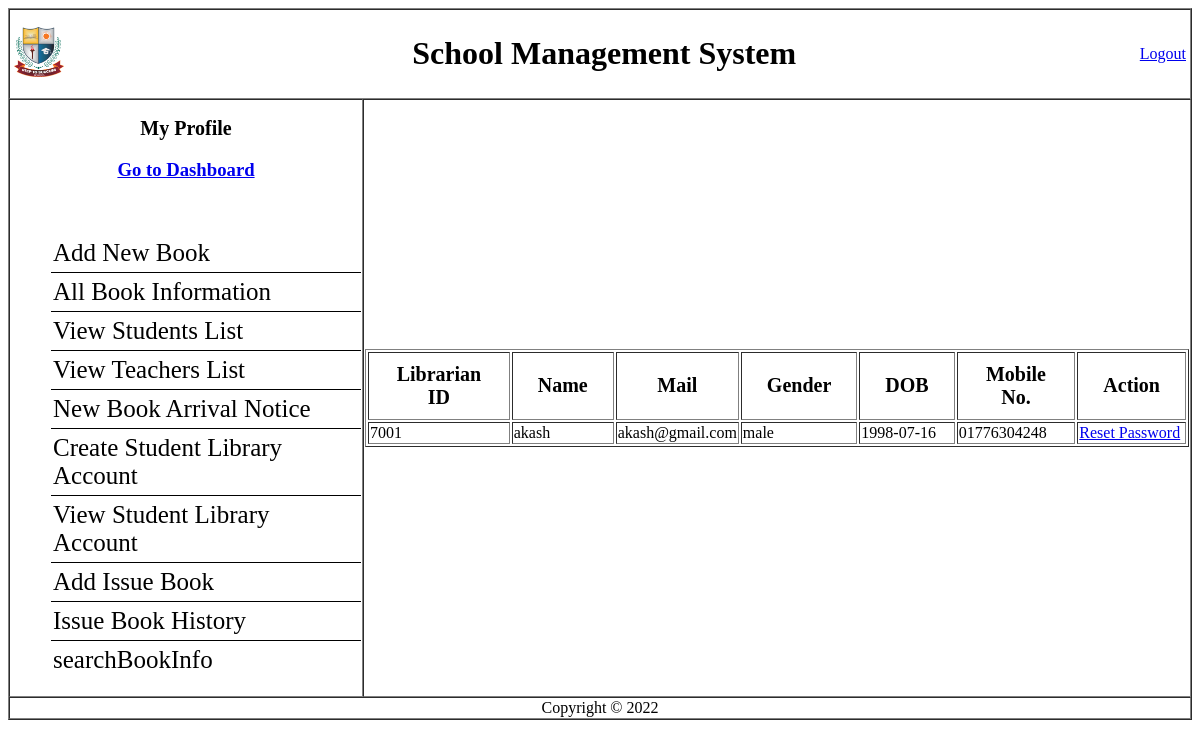
Screenshot of /Librarian/View/viewLibrarianProfile.php (signed in) with the database file from the repository.
### tables this page shows
CREATE TABLE `librarian` (
  `slno` int(11) NOT NULL,
  `id` varchar(4) NOT NULL,
  `name` varchar(70) NOT NULL,
  `email` varchar(70) NOT NULL,
  `mobile` varchar(70) NOT NULL,
  `gender` varchar(70) NOT NULL,
  `dob` varchar(10) NOT NULL,
  `password` varchar(70) NOT NULL
);

### Librarian/Model/usersmodel.php (called while the page is built, shortened)
<?php
function viewLibrarianProfile($librarianid){
    $conn = getConnection();
    $sql = "select * from librarian where id='$librarianid'";
    $result = mysqli_query($conn,$sql);
    $row = mysqli_fetch_assoc($result);
    return $row;
 }
?>

### Librarian/View/viewLibrarianProfile.php (the view, shortened to what this page needs)
<?php
require_once('../Model/usersmodel.php');
include('header.php');
$librarianid = $_SESSION['librarianid'];
$librarianinfo =  viewLibrarianProfile($librarianid);
?>
    <table border="1" cellspacing="0" width="100%" >
      <tr>
        <td colspan="2">
          <table width="100%">
            <tr>
              <td><img height="50px" weight="50px" src="../Resources/logo.png" alt=""></td>
              <td align = "center"><h1>School Management System</h1></td>
              <td align = "right">
                <a href="../Controller/logout.php">Logout</a>
              </td>
            </tr>
          </table>
        </td>
      </tr>
      <tr id="navigation">
        <td width="350px">
        <h2 align="center"><a href="viewLibrarianProfile.php">My Profile</a></h2></h2>
          <h3 align="center"><a href="dashboard.php">Go to Dashboard</a></h3></br>
          <div id="sidebar">
          <ul>
            <li><a href="addnewbook.php">Add New Book</a></li>
            <li><a href="allBooksInfo.php">All Book Information</a></li>
            <li><a href="viewStudentsList.php">View Students List</a></li>
            <li><a href="viewTeachersList.php">View Teachers List</a></li>
            <li><a href="noticeForm.php">New Book Arrival Notice</a></li>
            <li><a href="studentLibraryAcc.php">Create Student Library Account</a></li>
            <li><a href="viewAllStudentsLibProfile.php">View Student Library Account</a></li>
            <li><a href="issueNewBook.php">Add Issue Book</a></li>
            <li><a href="issuedBookHistory.php">Issue Book History</a></li>
            <li><a href="searchBookInfo.php">searchBookInfo</a></li>
          </ul>
          </div>
        </td>
        <td id="main content">
        <div id="notice">
        <table border="1">
        <tr>
            <th>Librarian ID</th>
            <th>Name</th>
            <th>Mail</th>
            <th>Gender</th>
            <th>DOB</th>
            <th>Mobile No.</th>
            <th>Action</th>
        </tr>
        <tr>
            <td><?php echo $librarianinfo['id']; ?></td>
            <td><?php echo $librarianinfo['name']; ?></td>
            <td><?php echo $librarianinfo['email']; ?></td>
            <td><?php echo $librarianinfo['gender']; ?></td>
            <td><?php echo $librarianinfo['dob']; ?></td>
            <td><?php echo $librarianinfo['mobile']; ?></td>
            <td><a href="changeLibrarianPassword.php">Reset Password</a></td>
        </tr>
   </table></div>
<?php include('footer.php'); ?>

### Librarian/css/style.css (style rules this page uses)
#navigation h2 { font-size: 20px; text-align: center; }
#navigation h2 a { text-decoration: none; color: #000; }
#sidebar ul li { list-style-type: none; font-size: 25px; border-bottom: 1px solid #000; padding: 5px 2px; }
#sidebar ul li:last-child { border-bottom: 0; }
#sidebar ul li a { text-decoration: none; color: #000; }
#notice table th { padding: 10px 25px; font-size: 20px; }

### rows the page displays
librarian: id "7001", name "akash", email "akash@gmail.com", gender "male", dob "1998-07-16", mobile "01776304248"
